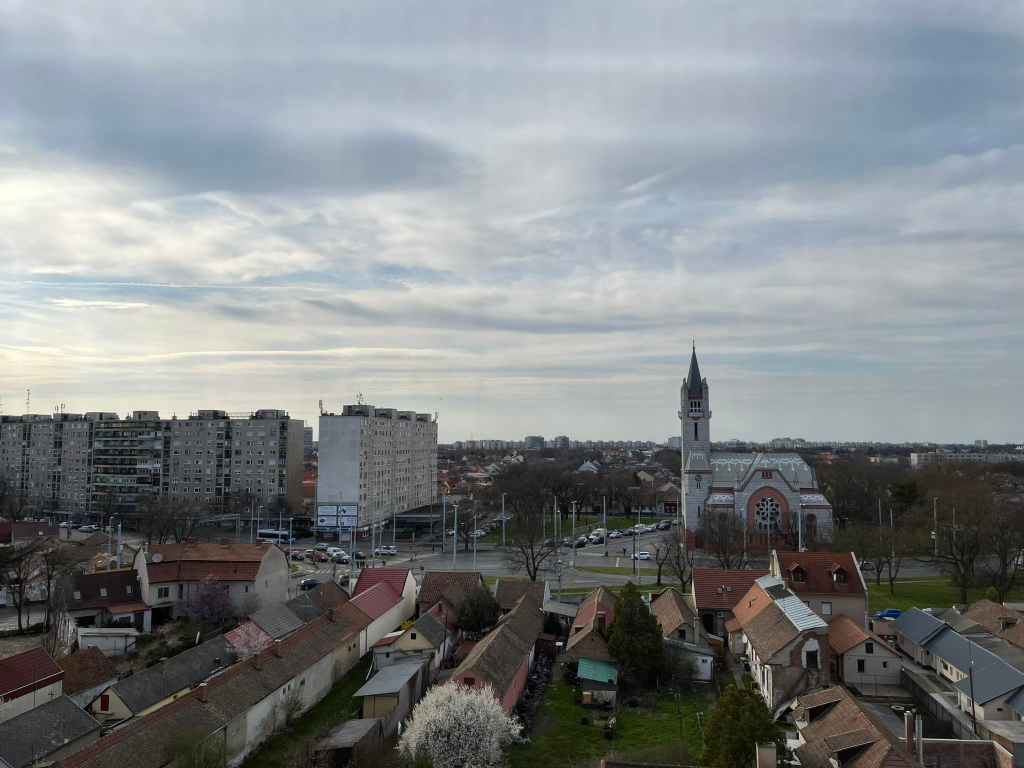
#> input picture kep/kep1.jpg, 2048 x 1536 px (shown at 1/2 size); its folder holds only this picture in this run
$ python main.py
#> lines starting #> are read from the running program, lines starting #| are printed output that depends on the picture
import cv2
import numpy as np
import glob
import statistics as stat

def main():
    images = [cv2.imread(file) for file in glob.glob("D://programok//kepf//project//kep//kep*.jpg")]
#> images = 1 item
    img_res =  np.zeros((790, 1053, 3), dtype = "uint8")
    resized = []
    separated = []
    tmpb = []
    tmpg = []
    tmpr = []
    pix = []

    for i in range(0,len(images)):
        resized.append(cv2.resize(images[i], (1053, 790)))
#> this loop made 1 pass
#> after the loop, resized = 1 item

    for i in resized:
        b,g,r = cv2.split(i)
        separated.append([b,g,r])
#> this loop made 1 pass
#> pass 1, in main, `b,g,r = cv2.split(i)`:
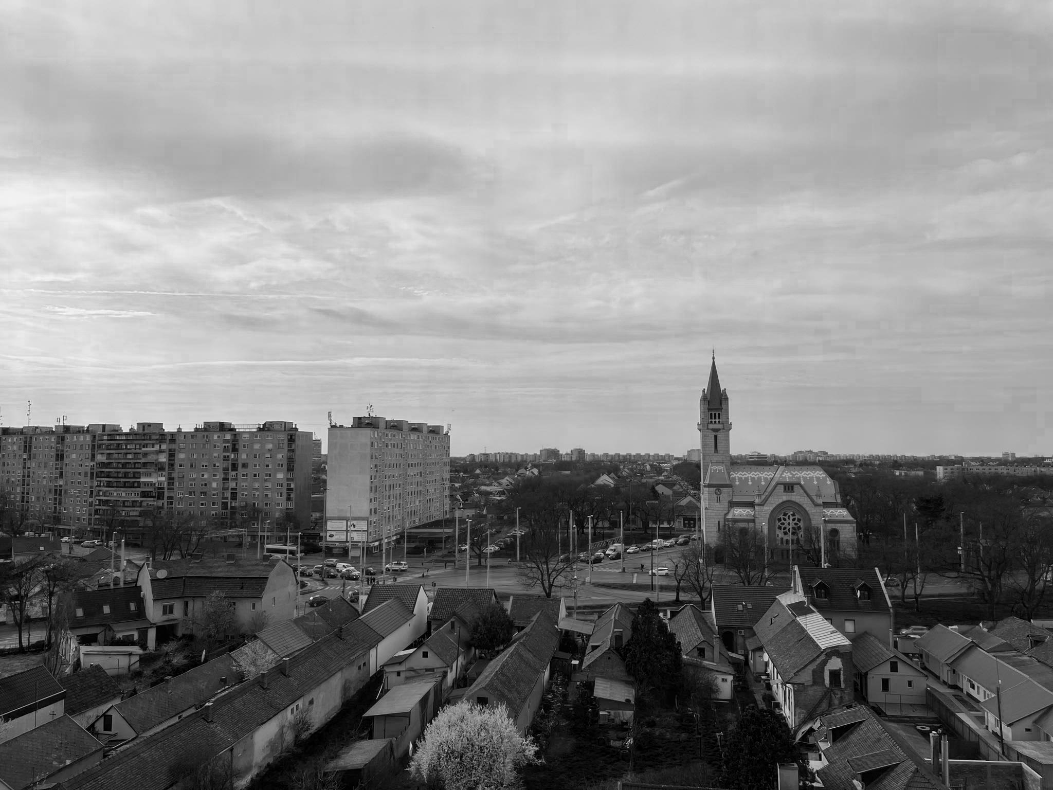
#> b: shape (790, 1053); min 0, max 249, mean 133.5
#> pass 1, in main, `b,g,r = cv2.split(i)`:
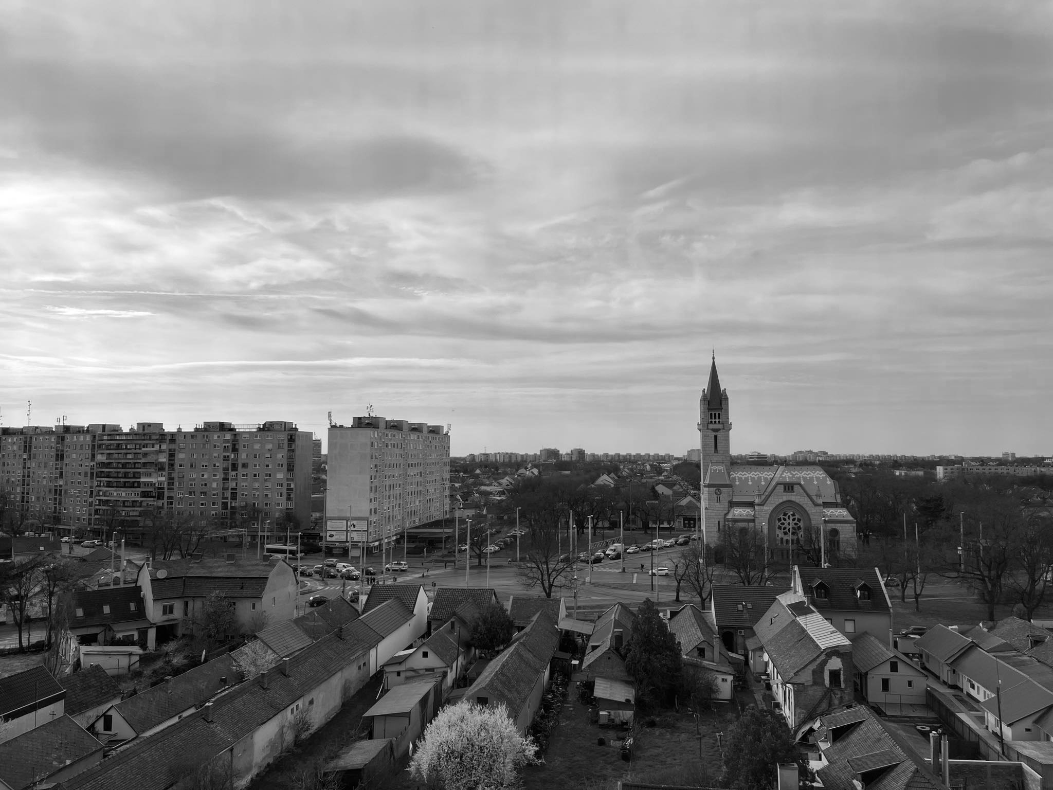
#> g: shape (790, 1053); min 0, max 255, mean 131.4
#> pass 1, in main, `b,g,r = cv2.split(i)`:
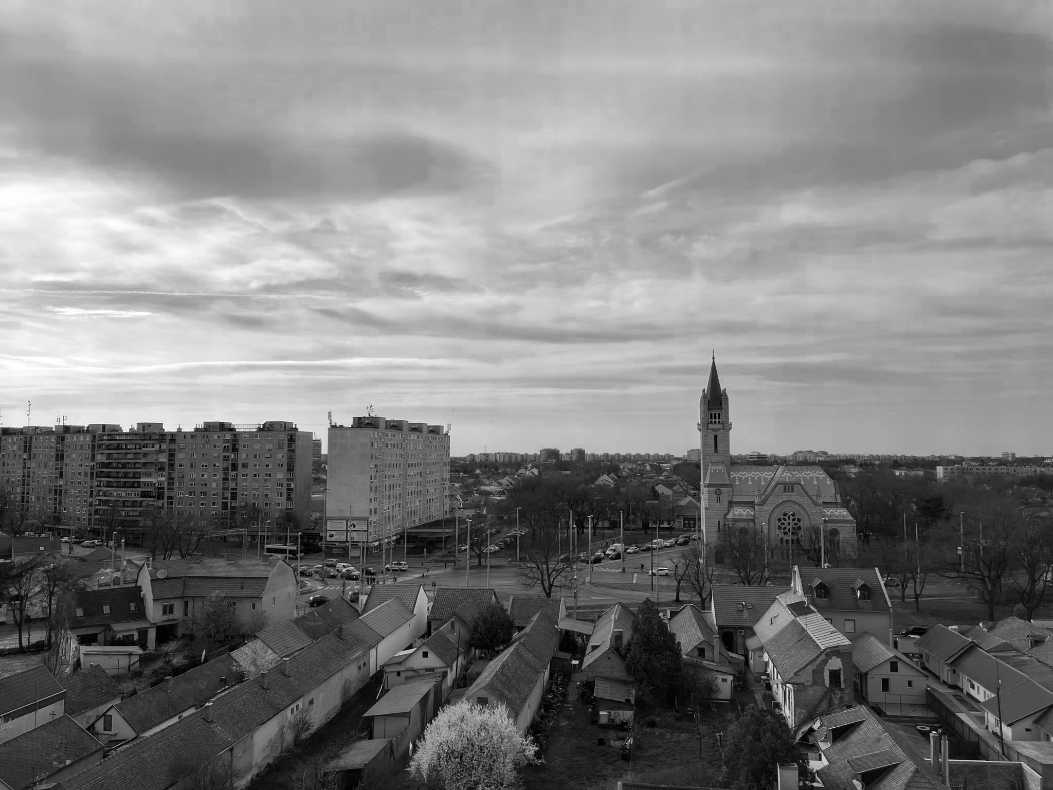
#> r: shape (790, 1053); min 0, max 255, mean 126.8
#> after the loop, separated = 1 item

    for i in range(0,790):
        for j in range(0,1053):
            for k in range(0,3):
                for l in range(0,len(resized)):
                    if k ==0:
                        tmpb.append(separated[l][k][i][j])
                    elif k ==1:
                        tmpg.append(separated[l][k][i][j])
                    else:
                        tmpr.append(separated[l][k][i][j])
            pix.append([tmpb,tmpg,tmpr])
            tmpb = []
            tmpg = []
            tmpr = []
#> after the loop, pix = 831870 items

    res = []
    tmp = []
    for i in range(0,len(pix)):
        for j in range(0,len(pix[0])):
           tmp.append(stat.median(pix[i][j]))
        res.append(tmp)
        tmp = []
#> after the loop, res = 831870 items

    for i in range(0,790):
        for j in range(0,1053):
            if len(res) > 0:
                img_res[i][j] = (res[j][0],res[j][1],res[j][2])
        res[0:1053] = []
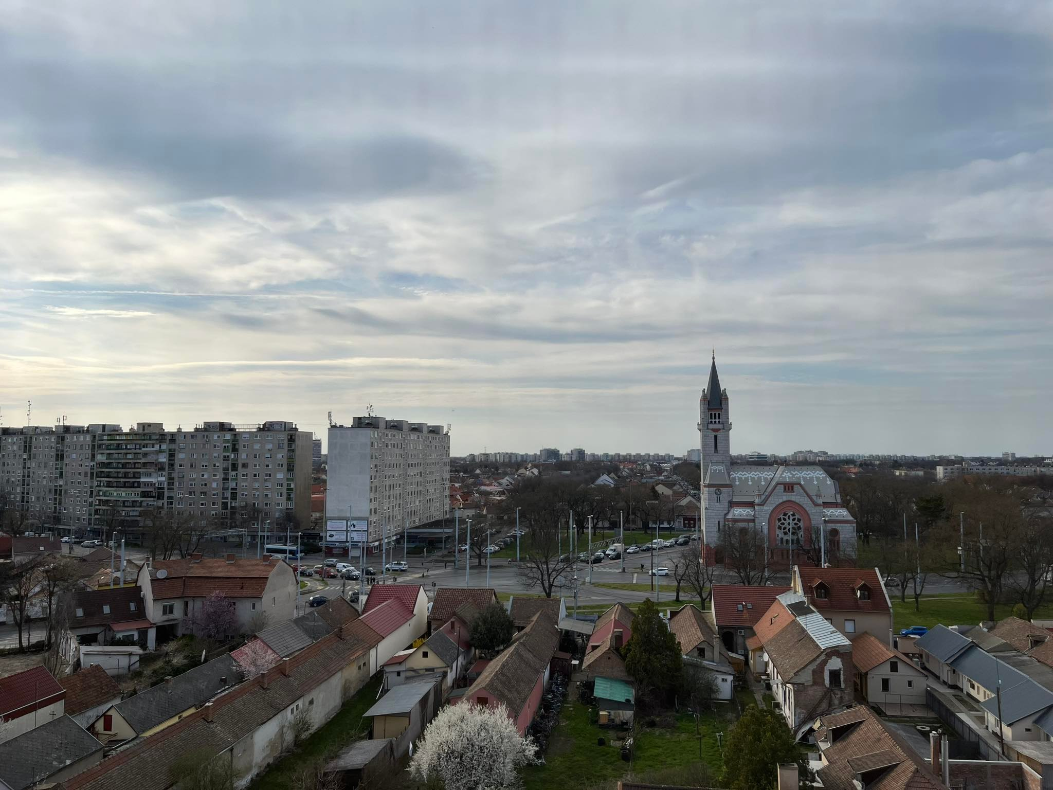
#> img_res: shape (790, 1053, 3); mean of channels 0, 1, 2 133.5, 131.4, 126.8; drawn as B, G, R
#> after the loop, res = []

    cv2.imshow("kép",img_res)
    cv2.waitKey(0)

main()

#b,g,r = cv.split(image)
#image2 = cv.merge([b,g,r])

$ run again, on kep/kep13.jpg
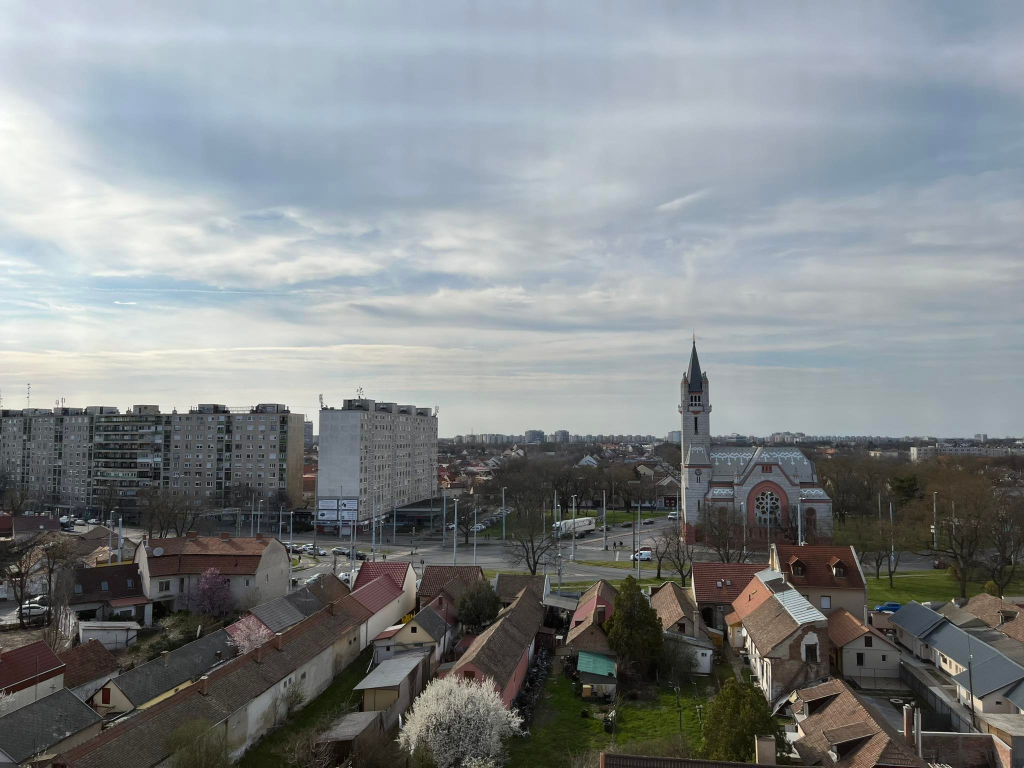
#> input picture kep/kep13.jpg, 2048 x 1536 px (shown at 1/2 size)
#> images = 1 item
#> the loop in main, `for i in range(0,len(images)):` made 1 pass
#> the loop in main, `for i in resized:` made 1 pass
#> pass 1, in main, `b,g,r = cv2.split(i)`:
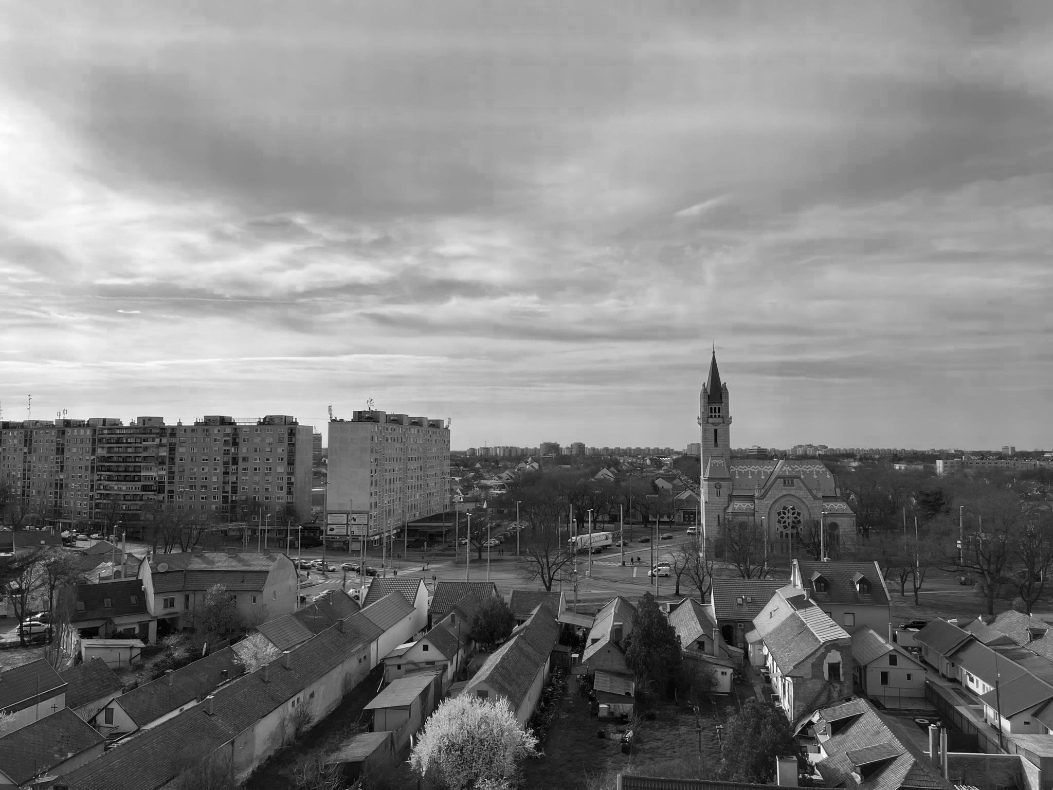
#> r: shape (790, 1053); min 0, max 255, mean 129
#> after the loop in main, `for i in range(0,790):`: pix = 831870 items
#> after the loop in main, `for i in range(0,790):`:
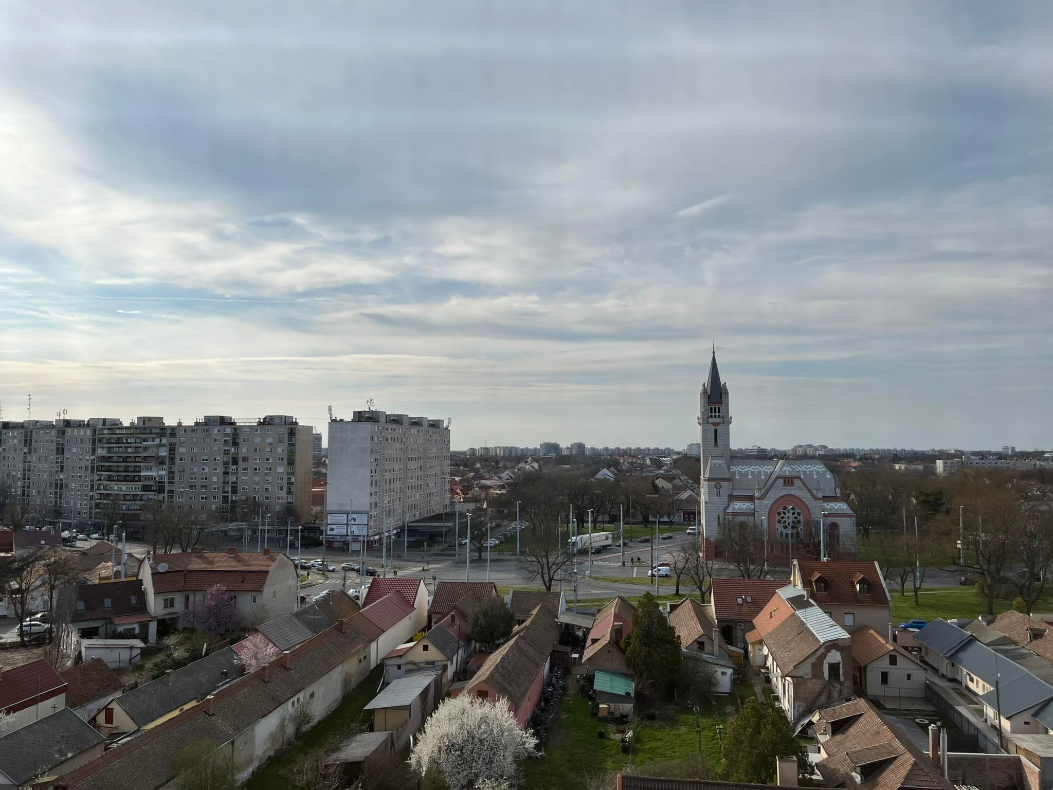
#> img_res: shape (790, 1053, 3); mean of channels 0, 1, 2 136.1, 133.8, 129; drawn as B, G, R
#> after the loop in main, `for i in range(0,790):`: res = []
